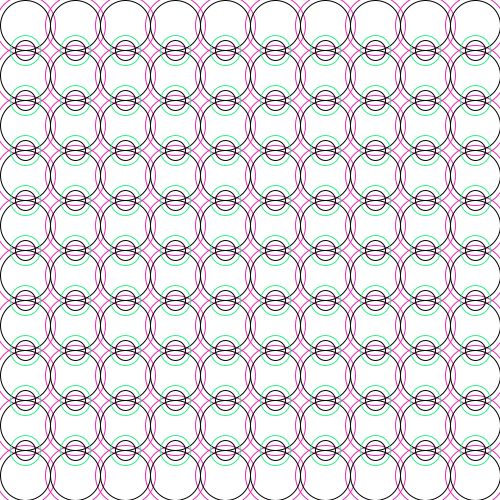
Frame 1 (no input)
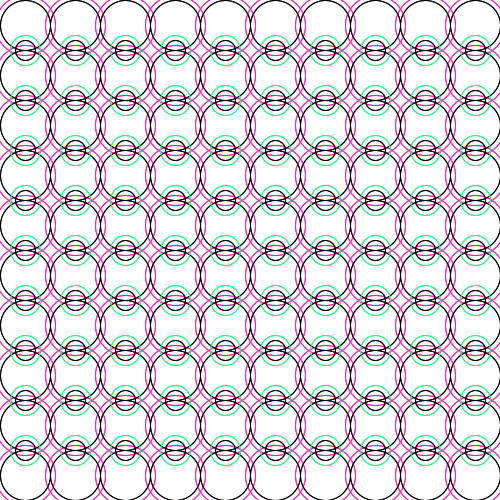
Frame 2 (the mouse pressed at the canvas centre, redrawn once)

The Processing sketch that drew these frames (run headless with seeded random() and noise(); the mouse was pressed at the canvas centre and the sketch redrawn once):

// Processing sketch: processing_85649
// ── processing_85649.pde

void setup ()
{
 
 size(500,500);
background(#FFFFFF);
noLoop();
  
}

void draw ()

{
stroke(#E828B2);
noFill();


 
 for (int posx = 25; posx <= 475; posx = posx+50)
 for ( int posy = 25; posy <= 475; posy = posy+50)
 
 {ellipse(posx,posy,60,60);}
 
 noFill();
 stroke(0);
  for (int posx = 25; posx <= 475; posx = posx+50)
 for ( int posy = 25; posy <= 475; posy = posy+50)
 
 {ellipse(posx,posy,50,50);}
 
  for (int posx = 25; posx <= 475; posx = posx+50)
 for ( int posy = 50; posy <= 475; posy = posy+50)
 
 {ellipse(posx,posy,20,20);}
 
 stroke(#2CF085);
 noFill();
  for (int posx = 25; posx <= 475; posx = posx+50)
 for ( int posy = 50; posy <= 475; posy = posy+50)
 
 {ellipse(posx,posy,30,30);}
 
 

 
 


 
 
 
 
}
